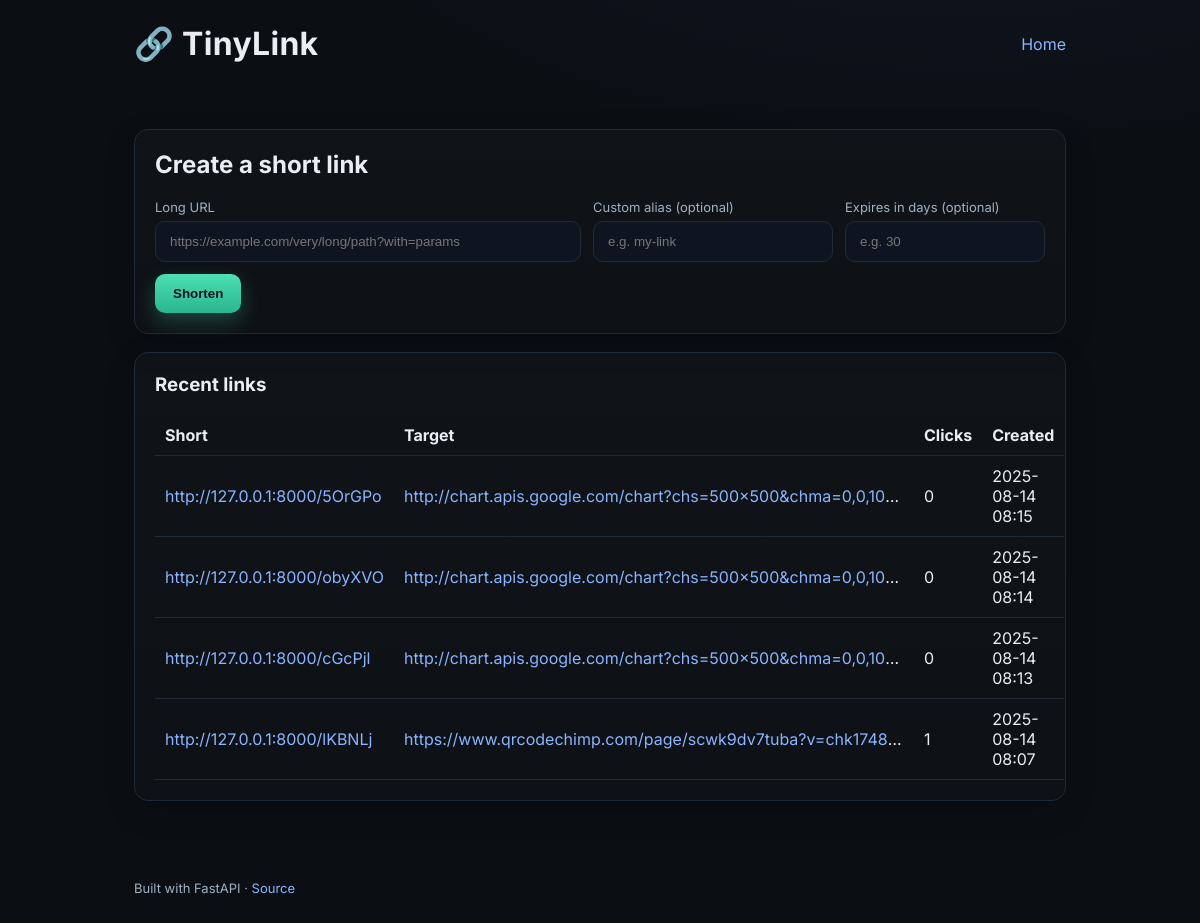
The page / on the database its author committed.
### app/models.py (models this page shows, shortened)
class URLMap(Base):
    __tablename__ = "url_map"
    id: Mapped[int] = mapped_column(Integer, primary_key=True, index=True)
    code: Mapped[str] = mapped_column(String(32), unique=True, index=True)
    target_url: Mapped[str] = mapped_column(Text, nullable=False)
    created_at: Mapped[datetime] = mapped_column(DateTime, default=datetime.utcnow, nullable=False)
    expires_at: Mapped[Optional[datetime]] = mapped_column(DateTime, nullable=True)
    click_count: Mapped[int] = mapped_column(Integer, default=0, nullable=False)
    last_accessed: Mapped[Optional[datetime]] = mapped_column(DateTime, nullable=True)
    is_active: Mapped[bool] = mapped_column(Boolean, default=True, nullable=False)

### app/main.py (the view)
@app.get("/", response_class=HTMLResponse)
def home(request: Request, db: Session = Depends(get_db)):
    recent = db.execute(select(URLMap).order_by(URLMap.created_at.desc()).limit(10)).scalars().all()
    return templates.TemplateResponse("index.html", {"request": request, "recent": recent, "base_url": settings.APP_BASE_URL})

### app/templates/index.html (shortened to what this page needs)
{% extends "base.html" %}
{% block content %}
<section class="card">
  <h2>Create a short link</h2>
  <form method="post" action="/shorten" class="grid">
    <label>
      <span>Long URL</span>
      <input name="url" type="url" placeholder="https://example.com/very/long/path?with=params" required>
    </label>
    <label>
      <span>Custom alias (optional)</span>
      <input name="custom_alias" type="text" placeholder="e.g. my-link">
    </label>
    <label>
      <span>Expires in days (optional)</span>
      <input name="expires_in_days" type="number" min="1" max="3650" placeholder="e.g. 30">
    </label>
    <div class="actions">
      <button type="submit">Shorten</button>
    </div>
  </form>
</section>
<section class="card">
  <h3>Recent links</h3>
  <table>
    <thead>
      <tr><th>Short</th><th>Target</th><th>Clicks</th><th>Created</th></tr>
    </thead>
    <tbody>
      {% for r in recent %}
      <tr>
        <td><a href="/{{ r.code }}" target="_blank">{{ base_url }}/{{ r.code }}</a></td>
        <td class="truncate"><a href="{{ r.target_url }}" target="_blank">{{ r.target_url }}</a></td>
        <td>{{ r.click_count }}</td>
        <td>{{ r.created_at.strftime('%Y-%m-%d %H:%M') }}</td>
      </tr>
      {% else %}
      <tr><td colspan="4">No links yet. Create one above!</td></tr>
      {% endfor %}
    </tbody>
  </table>
</section>
{% endblock %}

### app/templates/base.html (shortened to what this page needs)
<!doctype html>
<html lang="en">
<head>
  <link rel="stylesheet" href="{{ url_for('static', path='/styles.css') }}">
</head>
<body>
  <header class="container">
    <h1 class="brand">🔗 TinyLink</h1>
    <nav><a href="/">Home</a></nav>
  </header>
  <main class="container">
    {% block content %}{% endblock %}
  </main>
  <footer class="container footer">
    <p>Built with FastAPI · <a href="https://github.com/">Source</a></p>
  </footer>
</body>
</html>

### app/static/styles.css (style rules this page uses)
:root { --bg: #0b0f14; --card: #121821; --muted: #9fb0c3; --text: #e9eef5; --brand: #8ab4ff; --accent: #4ce0b3; --border: #1f2a38; }
* { box-sizing: border-box; }
body { margin: 0; font-family: Inter, system-ui, -apple-system, Segoe UI, Roboto, sans-serif; background: radial-gradient(1200px 600px at 80% -200px, #101522 10%, var(--bg) 60%); color: var(--text); }
a { color: var(--brand); text-decoration: none; }
.container { max-width: 980px; margin: 0 auto; padding: 24px; }
header { display: flex; justify-content: space-between; align-items: center; }
.brand { margin: 0; font-weight: 700; letter-spacing: 0.3px; }
.card { background: linear-gradient(180deg, rgba(255,255,255,0.02), rgba(255,255,255,0.01)); border: 1px solid var(--border); border-radius: 14px; padding: 20px; margin: 18px 0; box-shadow: 0 10px 30px rgba(0,0,0,0.2); }
h2, h3 { margin-top: 0; }
form.grid { display: grid; grid-template-columns: 1fr 240px 200px; gap: 12px; align-items: end; }
label span { display: block; color: var(--muted); font-size: 13px; margin-bottom: 6px; }
input[type="url"], input[type="text"], input[type="number"] { width: 100%; padding: 12px 14px; border-radius: 10px; border: 1px solid var(--border); background: #0f1520; color: var(--text); outline: none; }
.actions { display: flex; }
button, .button { background: linear-gradient(180deg, #4ce0b3, #2ab58f); border: none; padding: 12px 18px; border-radius: 10px; color: #06141f; font-weight: 700; cursor: pointer; box-shadow: 0 8px 20px rgba(76,224,179,0.25); }
table { width: 100%; border-collapse: collapse; margin-top: 8px; }
th, td { text-align: left; padding: 10px; border-bottom: 1px solid var(--border); }
.truncate { max-width: 520px; overflow: hidden; text-overflow: ellipsis; white-space: nowrap; }
.footer { color: var(--muted); font-size: 13px; }

### rows shown on the page
URLMap: base_url "http://127.0.0.1:8000", code "5OrGPo", target_url "http://chart.apis.google.com/chart?chs=500x500&chma=0,0,10…", click_count "0", created_at "2025-08-14 08:15"
URLMap: base_url "http://127.0.0.1:8000", code "obyXVO", target_url "http://chart.apis.google.com/chart?chs=500x500&chma=0,0,10…", click_count "0", created_at "2025-08-14 08:14"
URLMap: base_url "http://127.0.0.1:8000", code "cGcPjl", target_url "http://chart.apis.google.com/chart?chs=500x500&chma=0,0,10…", click_count "0", created_at "2025-08-14 08:13"
URLMap: base_url "http://127.0.0.1:8000", code "lKBNLj", target_url "https://www.qrcodechimp.com/page/scwk9dv7tuba?v=chk1748…", click_count "1", created_at "2025-08-14 08:07"
